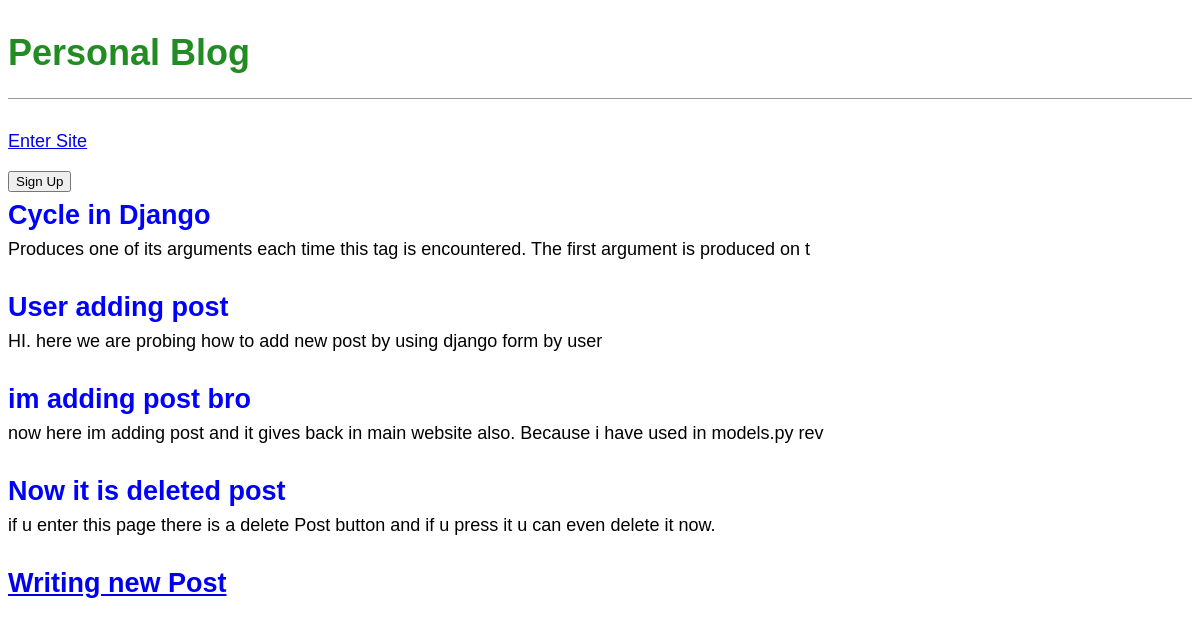
The app's page /, older data.
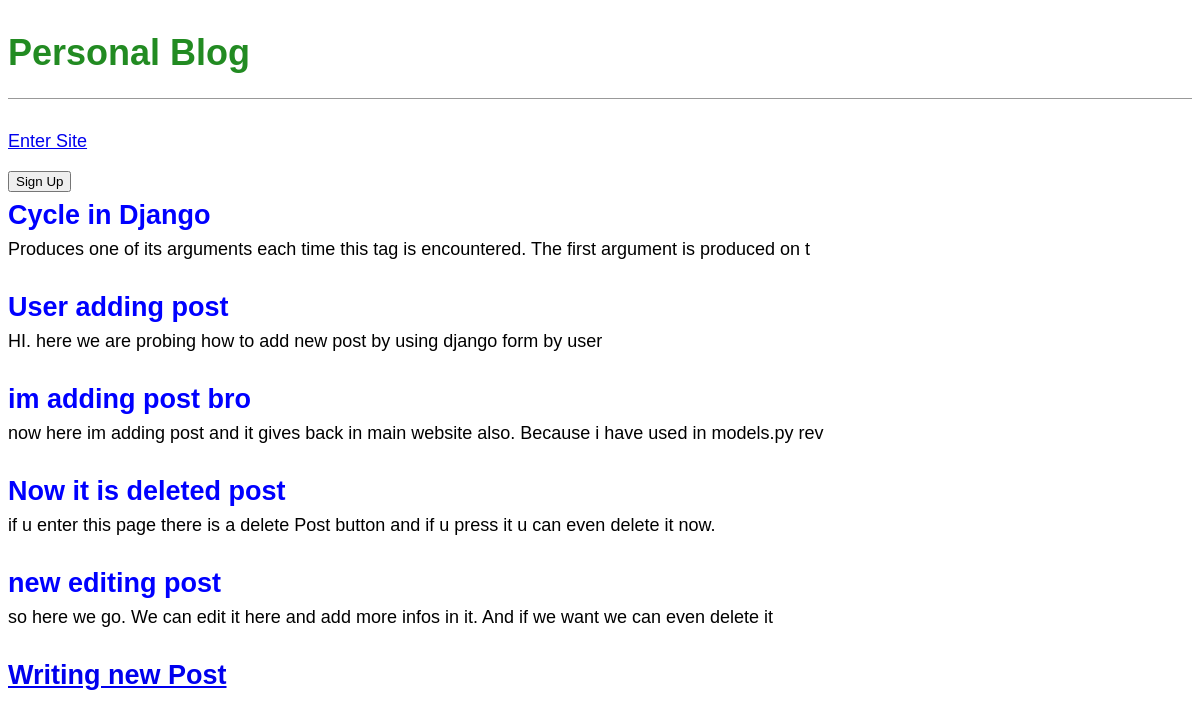
The same page, newer data.
### WebBlog/models.py (models this page shows, shortened)
class Post(models.Model):
    title = models.CharField(max_length=200)
    author = models.ForeignKey('auth.User', on_delete=models.CASCADE)
    body = models.TextField()

### WebBlog/views.py (the view)
# urls.py: path('',BlogListView.as_view(), name='home'),
class BlogListView(ListView):
    model = Post
    template_name = 'home.html'

### templates/home.html
{% extends 'base.html' %}
{% block content %}
    {% for post in object_list %}
        <div class="post-entry">
            <h2><a href="{% url 'post_detail' post.pk %}">{{ post.title }}</a></h2>
            <p>{{ post.body | slice:"100" }}</p>
        </div>
    {% endfor %}
{% endblock content %}

Row changes from the older to the newer data that the page shows:
added Post: title "new editing post", body "so here we go. We can edit it here and add more infos in it. And if we want we can even delete it"
